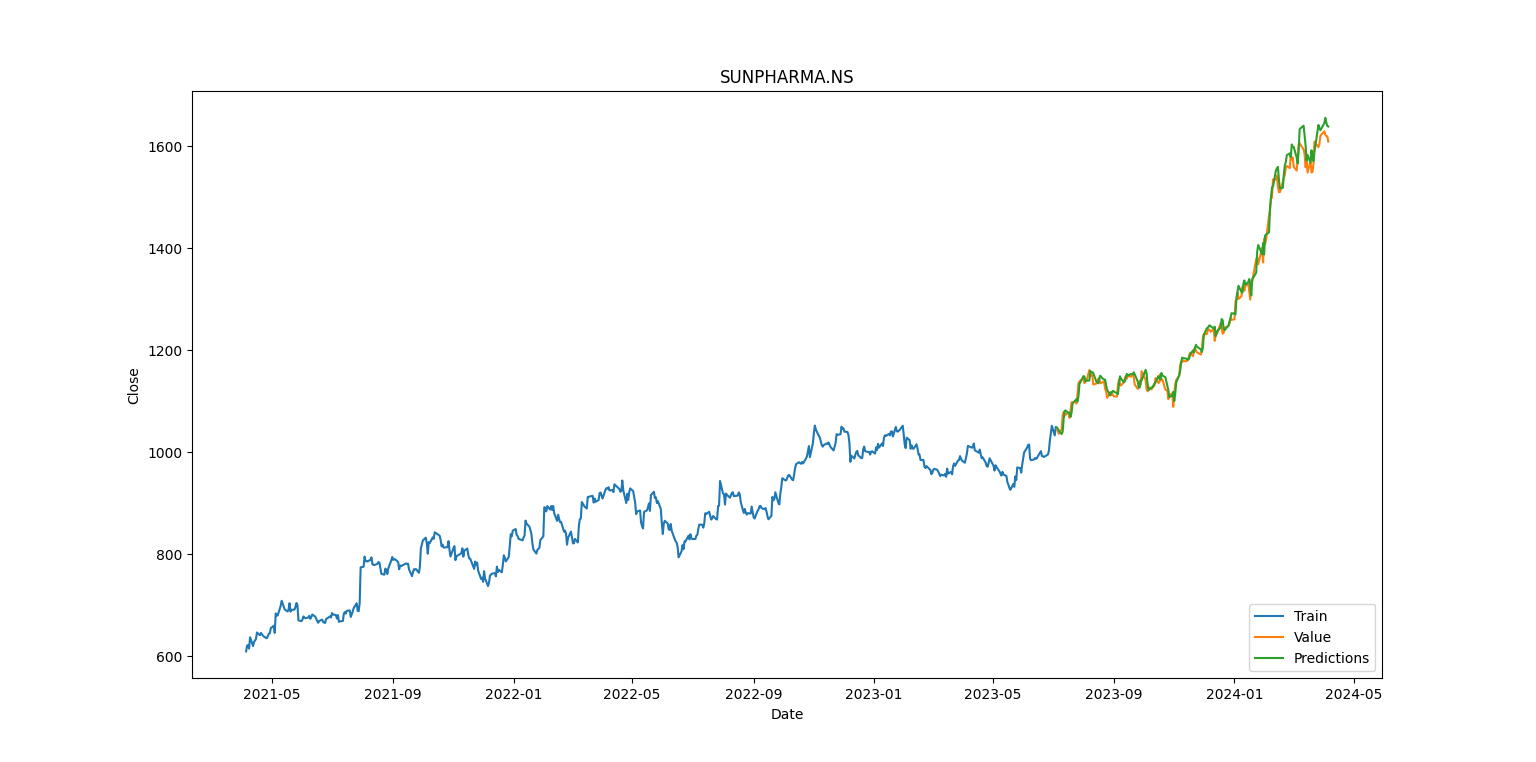

The Python source for this figure:
import numpy as np
import pandas as pd
import matplotlib.pyplot as plt
import seaborn as sns
import yfinance as yf
from datetime import datetime
import math
from keras.layers import Dense, LSTM
from keras.models import Sequential
from sklearn.preprocessing import MinMaxScaler
import plotly.express as px
import plotly.graph_objs as go
import plotly.io as pio
import requests
from bs4 import BeautifulSoup
from textblob import TextBlob
import warnings
warnings.filterwarnings('ignore')

name = "SUNPHARMA.NS"
stock=yf.download(name,period="3y",actions=True)

sns.lineplot(data=stock,x="Date",y="Close")

data=stock.filter(['Close'])
dataset=data.values
training_data_len=math.ceil(len(dataset)*0.75)

scaler=MinMaxScaler(feature_range=(0,1))
scaled_data=scaler.fit_transform(dataset)

train_data=scaled_data[0:training_data_len,:]
x_train=[]
y_train=[]
for i in range(60,len(train_data)):
    x_train.append(train_data[i-60:i,0])
    y_train.append(train_data[i,0])

x_train,y_train=np.array(x_train),np.array(y_train)
x_train=np.reshape(x_train,(x_train.shape[0],x_train.shape[1],1))

model=Sequential()
model.add(LSTM(50,return_sequences=True, input_shape= (x_train.shape[1],1)))
model.add(LSTM(50,return_sequences=False))
model.add(Dense(25))
model.add(Dense(1))

model.compile(optimizer='adam',loss='mean_squared_error')

model.fit(x_train,y_train,epochs=8,batch_size=1)

test_data=scaled_data[training_data_len-60:,:]
x_test=[]
y_test=dataset[training_data_len:,:]
for i in range(60,len(test_data)):
    x_test.append(test_data[i-60:i,0])

x_test=np.array(x_test)
x_test=np.reshape(x_test,(x_test.shape[0],x_test.shape[1],1))

predictions=model.predict(x_test)
predictions=scaler.inverse_transform(predictions)

rmse= np.sqrt(((predictions - y_test) ** 2).mean())
print(rmse)

closes=[]
closes.extend(data['Close'])
average_close = sum(closes) / len(closes)
#print(average_close)
average_deviation=rmse/average_close*100
print(average_deviation)

train = data.iloc[:training_data_len]
valid = data.iloc[training_data_len:]
valid['Predictions'] = predictions

plt.figure(figsize=(16,8))
plt.title(name)
plt.xlabel('Date')
plt.ylabel('Close')
plt.plot(train['Close'])
plt.plot(valid[['Close','Predictions']])
plt.legend(['Train','Value','Predictions'], loc='lower right')
plt.show()

trace_train = go.Scatter(x=train.index, y=train['Close'], mode='lines', name='Train')
trace_valid = go.Scatter(x=valid.index, y=valid['Close'], mode='lines', name='Value')
trace_predictions = go.Scatter(x=valid.index, y=valid['Predictions'], mode='lines', name='Predictions')

# Define layout
layout = go.Layout(title='Model', xaxis=dict(title='Date'), yaxis=dict(title='Close'), legend=dict(x=0, y=1))

# Create figure
fig = go.Figure(data=[trace_train, trace_valid, trace_predictions], layout=layout)
pio.show(fig)
